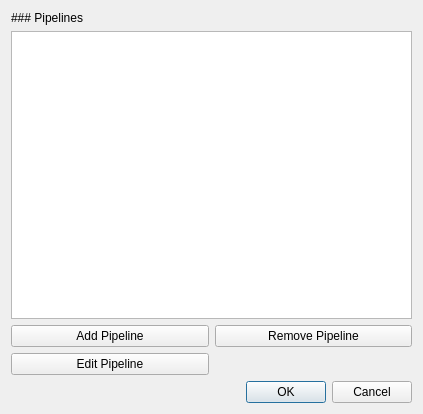
<?xml version="1.0" encoding="UTF-8"?>
<ui version="4.0">
 <class>PipelineListDialog</class>
 <widget class="QDialog" name="PipelineListDialog">
  <property name="geometry">
   <rect>
    <x>0</x>
    <y>0</y>
    <width>423</width>
    <height>414</height>
   </rect>
  </property>
  <property name="windowTitle">
   <string>Dialog</string>
  </property>
  <layout class="QVBoxLayout" name="verticalLayout">
   <item>
    <widget class="QLabel" name="label">
     <property name="text">
      <string>### Pipelines</string>
     </property>
     <property name="textFormat">
      <enum>Qt::MarkdownText</enum>
     </property>
    </widget>
   </item>
   <item>
    <widget class="QListView" name="lst_pipelines">
     <property name="editTriggers">
      <set>QAbstractItemView::NoEditTriggers</set>
     </property>
     <property name="defaultDropAction">
      <enum>Qt::CopyAction</enum>
     </property>
     <property name="selectionBehavior">
      <enum>QAbstractItemView::SelectRows</enum>
     </property>
    </widget>
   </item>
   <item>
    <widget class="QFrame" name="frm_camera_list_buttons">
     <property name="sizePolicy">
      <sizepolicy hsizetype="Preferred" vsizetype="Maximum">
       <horstretch>0</horstretch>
       <verstretch>0</verstretch>
      </sizepolicy>
     </property>
     <property name="frameShape">
      <enum>QFrame::NoFrame</enum>
     </property>
     <property name="frameShadow">
      <enum>QFrame::Raised</enum>
     </property>
     <layout class="QGridLayout" name="gridLayout">
      <property name="leftMargin">
       <number>0</number>
      </property>
      <property name="topMargin">
       <number>0</number>
      </property>
      <property name="rightMargin">
       <number>0</number>
      </property>
      <property name="bottomMargin">
       <number>0</number>
      </property>
      <item row="1" column="0">
       <widget class="QPushButton" name="btn_edit">
        <property name="text">
         <string>Edit Pipeline</string>
        </property>
       </widget>
      </item>
      <item row="0" column="0">
       <widget class="QPushButton" name="btn_add">
        <property name="text">
         <string>Add Pipeline</string>
        </property>
       </widget>
      </item>
      <item row="0" column="2">
       <widget class="QPushButton" name="btn_remove">
        <property name="text">
         <string>Remove Pipeline</string>
        </property>
       </widget>
      </item>
     </layout>
    </widget>
   </item>
   <item>
    <widget class="QDialogButtonBox" name="buttonBox">
     <property name="orientation">
      <enum>Qt::Horizontal</enum>
     </property>
     <property name="standardButtons">
      <set>QDialogButtonBox::Cancel|QDialogButtonBox::Ok</set>
     </property>
    </widget>
   </item>
  </layout>
 </widget>
 <resources/>
 <connections>
  <connection>
   <sender>buttonBox</sender>
   <signal>accepted()</signal>
   <receiver>PipelineListDialog</receiver>
   <slot>accept()</slot>
   <hints>
    <hint type="sourcelabel">
     <x>248</x>
     <y>254</y>
    </hint>
    <hint type="destinationlabel">
     <x>157</x>
     <y>274</y>
    </hint>
   </hints>
  </connection>
  <connection>
   <sender>buttonBox</sender>
   <signal>rejected()</signal>
   <receiver>PipelineListDialog</receiver>
   <slot>reject()</slot>
   <hints>
    <hint type="sourcelabel">
     <x>316</x>
     <y>260</y>
    </hint>
    <hint type="destinationlabel">
     <x>286</x>
     <y>274</y>
    </hint>
   </hints>
  </connection>
 </connections>
</ui>
